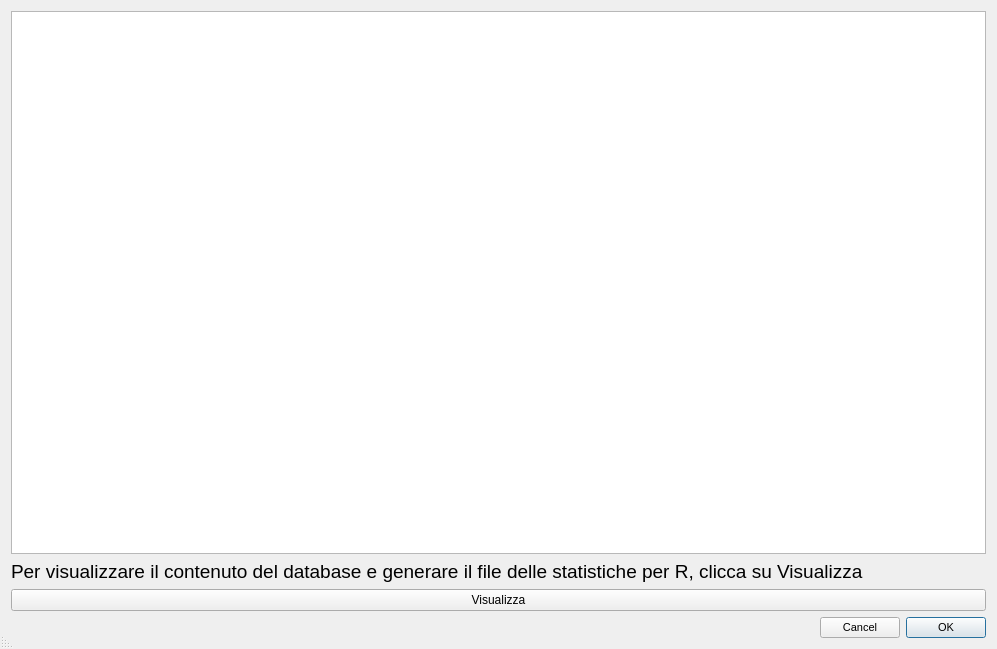
<?xml version="1.0" encoding="UTF-8"?>
<ui version="4.0">
 <class>Visualizza</class>
 <widget class="QDialog" name="Visualizza">
  <property name="geometry">
   <rect>
    <x>0</x>
    <y>0</y>
    <width>997</width>
    <height>649</height>
   </rect>
  </property>
  <property name="windowTitle">
   <string>Dialog</string>
  </property>
  <property name="layoutDirection">
   <enum>Qt::RightToLeft</enum>
  </property>
  <property name="sizeGripEnabled">
   <bool>true</bool>
  </property>
  <property name="modal">
   <bool>false</bool>
  </property>
  <layout class="QVBoxLayout" name="verticalLayout">
   <item>
    <widget class="QListWidget" name="listWidget">
     <property name="layoutDirection">
      <enum>Qt::LeftToRight</enum>
     </property>
    </widget>
   </item>
   <item>
    <widget class="QLabel" name="label">
     <property name="font">
      <font>
       <pointsize>14</pointsize>
      </font>
     </property>
     <property name="layoutDirection">
      <enum>Qt::LeftToRight</enum>
     </property>
     <property name="text">
      <string>Per visualizzare il contenuto del database e generare il file delle statistiche per R, clicca su Visualizza</string>
     </property>
    </widget>
   </item>
   <item>
    <widget class="QPushButton" name="pushButton">
     <property name="layoutDirection">
      <enum>Qt::LeftToRight</enum>
     </property>
     <property name="text">
      <string>Visualizza</string>
     </property>
    </widget>
   </item>
   <item>
    <widget class="QDialogButtonBox" name="buttonBox">
     <property name="enabled">
      <bool>true</bool>
     </property>
     <property name="sizePolicy">
      <sizepolicy hsizetype="Fixed" vsizetype="Fixed">
       <horstretch>0</horstretch>
       <verstretch>0</verstretch>
      </sizepolicy>
     </property>
     <property name="font">
      <font>
       <pointsize>8</pointsize>
      </font>
     </property>
     <property name="focusPolicy">
      <enum>Qt::NoFocus</enum>
     </property>
     <property name="orientation">
      <enum>Qt::Horizontal</enum>
     </property>
     <property name="standardButtons">
      <set>QDialogButtonBox::Cancel|QDialogButtonBox::Ok</set>
     </property>
     <property name="centerButtons">
      <bool>false</bool>
     </property>
    </widget>
   </item>
  </layout>
 </widget>
 <resources/>
 <connections>
  <connection>
   <sender>buttonBox</sender>
   <signal>accepted()</signal>
   <receiver>Visualizza</receiver>
   <slot>accept()</slot>
   <hints>
    <hint type="sourcelabel">
     <x>248</x>
     <y>254</y>
    </hint>
    <hint type="destinationlabel">
     <x>157</x>
     <y>274</y>
    </hint>
   </hints>
  </connection>
  <connection>
   <sender>buttonBox</sender>
   <signal>rejected()</signal>
   <receiver>Visualizza</receiver>
   <slot>reject()</slot>
   <hints>
    <hint type="sourcelabel">
     <x>316</x>
     <y>260</y>
    </hint>
    <hint type="destinationlabel">
     <x>286</x>
     <y>274</y>
    </hint>
   </hints>
  </connection>
 </connections>
</ui>
